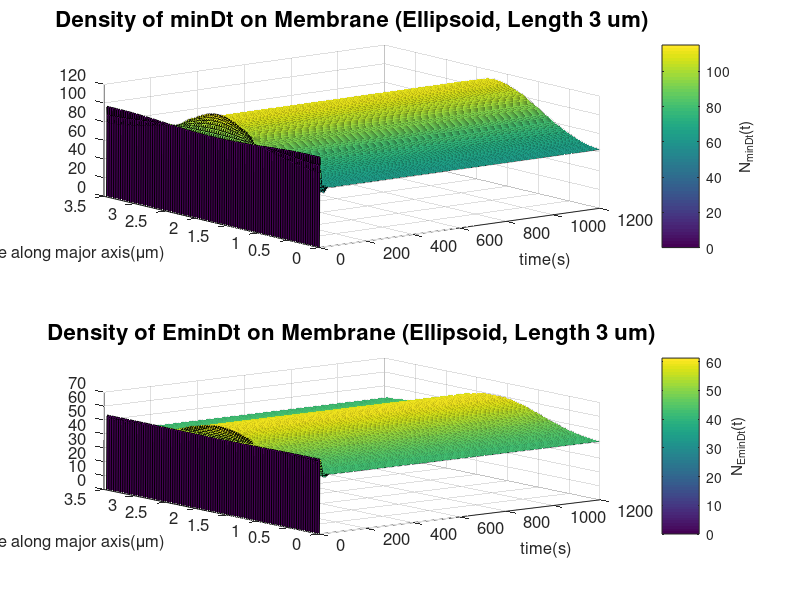

Source code (MATLAB):
%% Reinitialize
clear
clc
close all

%% Import
load('minDt.mat');
load('EminDt.mat');
load('time.mat');
load('distance.mat');

%% Plot
% MinDt Plot
figure(1)
subplot(2,1,1)
surf(time,distance,minDt');
axis([0 1200 0 3.5]);
set(gca, 'FontSize',12);
xlabel('time(s)', 'FontSize',12);
ylabel('distance along major axis({\mu}m)','FontSize',12);
title('Density of minDt on Membrane (Ellipsoid, Length 3 um)','FontSize',16);
c=colorbar;
ylabel(c,'N_{minDt}(t)');

% EMinDt Plot
subplot(2,1,2)
surf(time,distance,EminDt');
axis([0 1200 0 3.5]);
set(gca, 'FontSize',12);
xlabel('time(s)', 'FontSize',12);
ylabel('distance along major axis({\mu}m)','FontSize',12);
title('Density of EminDt on Membrane (Ellipsoid, Length 3 um)','FontSize',16);
c=colorbar;
ylabel(c,'N_{EminDt}(t)');